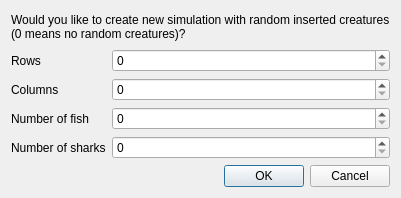
<?xml version="1.0" encoding="UTF-8"?>
<ui version="4.0">
 <class>Dialog</class>
 <widget class="QDialog" name="Dialog">
  <property name="geometry">
   <rect>
    <x>0</x>
    <y>0</y>
    <width>401</width>
    <height>198</height>
   </rect>
  </property>
  <property name="windowTitle">
   <string>Dialog</string>
  </property>
  <layout class="QVBoxLayout" name="verticalLayout_2">
   <item>
    <widget class="QLabel" name="title">
     <property name="sizePolicy">
      <sizepolicy hsizetype="Preferred" vsizetype="Preferred">
       <horstretch>0</horstretch>
       <verstretch>0</verstretch>
      </sizepolicy>
     </property>
     <property name="lineWidth">
      <number>2</number>
     </property>
     <property name="text">
      <string>Would you like to create new simulation with random inserted creatures (0 means no random creatures)?</string>
     </property>
     <property name="textFormat">
      <enum>Qt::AutoText</enum>
     </property>
     <property name="wordWrap">
      <bool>true</bool>
     </property>
     <property name="openExternalLinks">
      <bool>false</bool>
     </property>
    </widget>
   </item>
   <item>
    <layout class="QFormLayout" name="formLayout">
     <item row="1" column="0">
      <widget class="QLabel" name="rows">
       <property name="text">
        <string>Rows</string>
       </property>
       <property name="buddy">
        <cstring>rowsBox</cstring>
       </property>
      </widget>
     </item>
     <item row="1" column="1">
      <widget class="QSpinBox" name="rowsBox"/>
     </item>
     <item row="2" column="0">
      <widget class="QLabel" name="cols">
       <property name="text">
        <string>Columns</string>
       </property>
       <property name="buddy">
        <cstring>colsBox</cstring>
       </property>
      </widget>
     </item>
     <item row="2" column="1">
      <widget class="QSpinBox" name="colsBox"/>
     </item>
     <item row="3" column="0">
      <widget class="QLabel" name="nfish">
       <property name="text">
        <string>Number of fish</string>
       </property>
       <property name="buddy">
        <cstring>nfishBox</cstring>
       </property>
      </widget>
     </item>
     <item row="4" column="0">
      <widget class="QLabel" name="nsharks">
       <property name="text">
        <string>Number of sharks</string>
       </property>
       <property name="buddy">
        <cstring>nsharksBox</cstring>
       </property>
      </widget>
     </item>
     <item row="3" column="1">
      <widget class="QSpinBox" name="nfishBox"/>
     </item>
     <item row="4" column="1">
      <widget class="QSpinBox" name="nsharksBox">
       <property name="displayIntegerBase">
        <number>10</number>
       </property>
      </widget>
     </item>
    </layout>
   </item>
   <item>
    <widget class="QDialogButtonBox" name="buttonBox">
     <property name="orientation">
      <enum>Qt::Horizontal</enum>
     </property>
     <property name="standardButtons">
      <set>QDialogButtonBox::Cancel|QDialogButtonBox::Ok</set>
     </property>
    </widget>
   </item>
  </layout>
 </widget>
 <resources/>
 <connections>
  <connection>
   <sender>buttonBox</sender>
   <signal>accepted()</signal>
   <receiver>Dialog</receiver>
   <slot>accept()</slot>
   <hints>
    <hint type="sourcelabel">
     <x>248</x>
     <y>254</y>
    </hint>
    <hint type="destinationlabel">
     <x>157</x>
     <y>274</y>
    </hint>
   </hints>
  </connection>
  <connection>
   <sender>buttonBox</sender>
   <signal>rejected()</signal>
   <receiver>Dialog</receiver>
   <slot>reject()</slot>
   <hints>
    <hint type="sourcelabel">
     <x>316</x>
     <y>260</y>
    </hint>
    <hint type="destinationlabel">
     <x>286</x>
     <y>274</y>
    </hint>
   </hints>
  </connection>
 </connections>
</ui>
